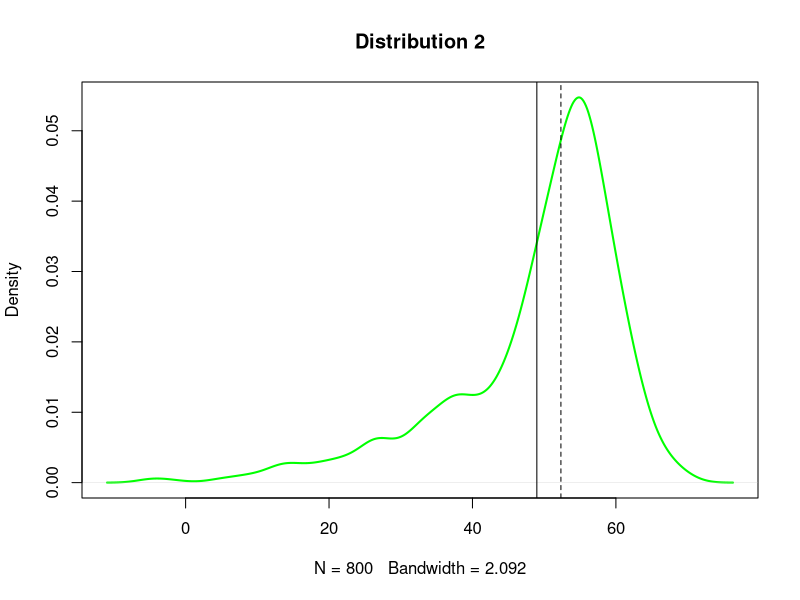
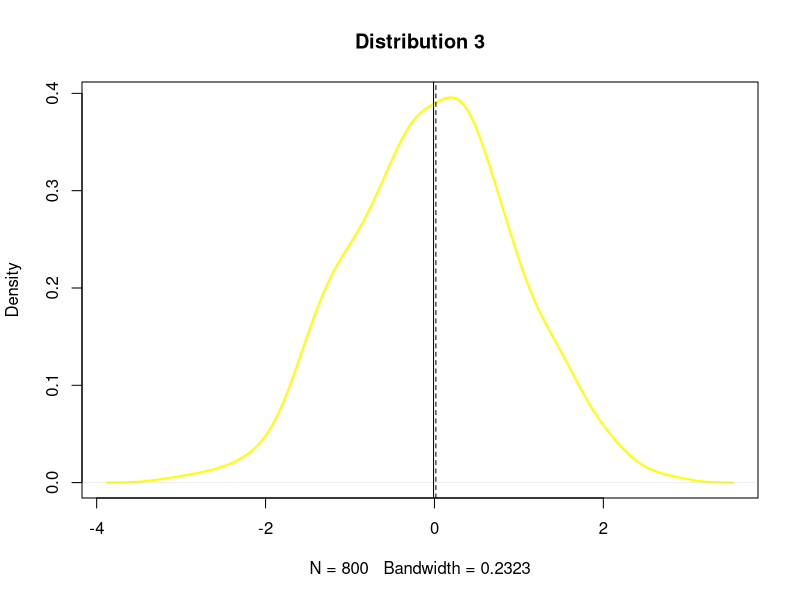
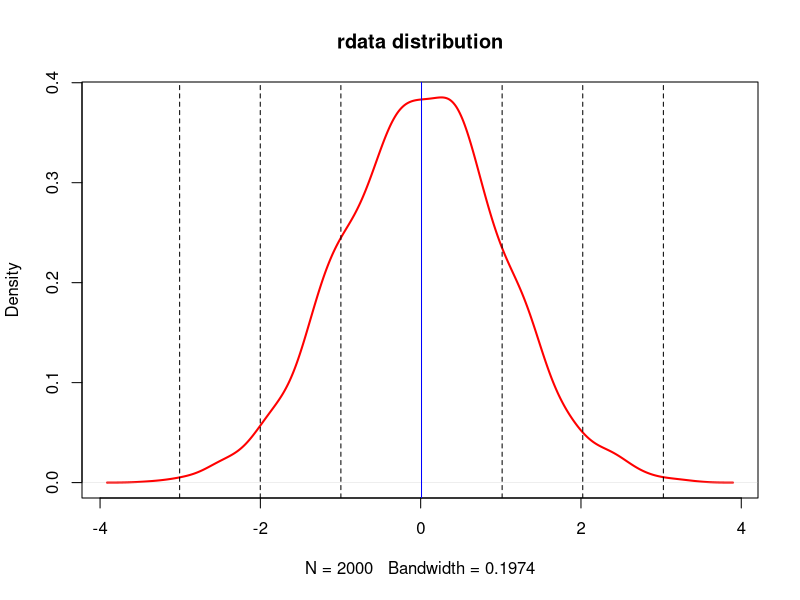

These figures' R source, in order:
## ---- chunk 1
# Three normally distributed data sets:
d4 <- rnorm(n = 500, mean = 55, sd = 5)
d5 <- rnorm(n = 200, mean = 45, sd = 10)
d6 <- rnorm(n = 100, mean = 30, sd = 15)

# Merging the three data sets together:
d456 <- c(d4, d5, d6)

# Computing the mean and median:
mean(d456)
median(d456)

# Plotting the density function of d123:
plot(density(d456), col= "green", lwd = 2, 
     main = "Distribution 2", )
abline(v = mean(d456))
abline(v = median(d456), lty = "dashed")
## ---- chunk 2
# Creating a normally distributed dataset d:
d <- rnorm(n = 800)

# Plotting the density function of d:
plot(density(d), col = "yellow", lwd = 2, 
     main = "Distribution 3", )
abline(v = mean(d))
abline(v = median(d), lty = "dashed")

# Computing the mean and median:
mean(d)
median(d)
## ---- chunk 3
# Creating the distribution:
set.seed(100)
rdata <- rnorm(n = 2000, mean = 0, sd = 1)

# Plotting the density function of rdata:
plot(density(rdata), col = "red", lwd = 2,
     main = "rdata distribution")

# With the following vertical lines:
abline(v = mean(rdata), col = "blue" )
abline(v = (mean(rdata) - (3 * sd(rdata))), lty = "dashed")
abline(v = (mean(rdata) - (2 * sd(rdata))), lty = "dashed")
abline(v = (mean(rdata) - sd(rdata)), lty = "dashed")
abline(v = (mean(rdata) + sd(rdata)), lty = "dashed")
abline(v = (mean(rdata) + (2 * sd(rdata))), lty = "dashed")
abline(v = (mean(rdata) + (3 * sd(rdata))), lty = "dashed")
## ---- chunk 4
# Finding the 1st, 2nd and 3rd quartiles:
quantile(rdata, 0.25)
quantile(rdata, 0.50) #median
quantile(rdata, 0.75)

# Computing how many standard deviations from the mean are there between the quartiles and the mean:
(quantile(rdata, 0.25) - mean(rdata))/sd(rdata)
(quantile(rdata, 0.50) - mean(rdata))/sd(rdata)
(quantile(rdata, 0.75) - mean(rdata))/sd(rdata)
## ---- chunk 5
# Creating a new normally distributed dataset:
set.seed(200)
data <- rnorm(n = 2000, mean = 35, sd = 3.5)

# Calculating the 1st and 3rd quartiles:
quantile(data, 0.25)
quantile(data, 0.75)

# Computing how many standard deviations from the mean are there between our quartiles and the mean:
(quantile(data, 0.25) - mean(data))/sd(data)
(quantile(data, 0.75) - mean(data))/sd(data)
## ---- chunk 6
# d123 from the description to Question 1:
set.seed(300)
d1 <- rnorm(n=500, mean=15, sd=5)
d2 <- rnorm(n=200, mean=30, sd=5)
d3 <- rnorm(n=100, mean=45, sd=5)

d123 <- c(d1, d2, d3)

# Calculating the 1st and 3rd quartiles:
quantile(d123, 0.25)
quantile(d123, 0.75)

# Computing how many standard deviations from the mean are there between our quartiles and the mean:
(quantile(d123, 0.25) - mean(d123))/sd(d123)
(quantile(d123, 0.75) - mean(d123))/sd(d123)
## ---- chunk 7
# Given random normal distribution:
set.seed(100)
n <- 800
rand_data <- rnorm(n, mean=20, sd = 5)

# Sturge's formula:
ks_1 <- ceiling(log2(n) + 1) # k
ks_1

hs_1 <- (max(rand_data) - min(rand_data))/ks_1 # h
hs_1
## ---- chunk 8
# Scott's normal reference rule:
hsc_1 <- (3.49 * sd(rand_data))/(n ^ (1/3)) # h
hsc_1

ksc_1 <- ceiling((max(rand_data) - min(rand_data))/hsc_1) # k
ksc_1
## ---- chunk 9
# Freedman-Diaconis' choice:
IQR <- quantile(rand_data, 0.75) - quantile(rand_data, 0.25)

hf_1 <- unname(2 * (IQR / (n ^ (1/3)))) # h
hf_1

kf_1 <- unname(ceiling((max(rand_data) - min(rand_data))/hf_1)) # k
kf_1
## ---- chunk 10
# Adding the outlier data:
set.seed(100)
out_data <- c(rand_data, runif(10, min=40, max=60))
n2 <- n + 10

# Sturge's formula:
ks_2 <- ceiling(log2(n2) + 1) # k
ks_2

hs_2 <- (max(out_data) - min(out_data))/ks_2 #h
hs_2
## ---- chunk 11
# Scott's normal reference rule:
hsc_2 <- (3.49 * sd(out_data))/(n2 ^ (1/3)) # h
hsc_2

ksc_2 <- unname(ceiling((max(out_data) - min(out_data))/hsc_2)) # k
ksc_2
## ---- chunk 12
# Freedman-Diaconis' choice:
IQR2 <- quantile(out_data, 0.75) - quantile(out_data, 0.25)

hf_2 <- unname(2 * (IQR2 / (n2 ^ (1/3)))) # h
hf_2

kf_2 <- unname(ceiling((max(out_data) - min(out_data))/hf_2)) # k
kf_2
